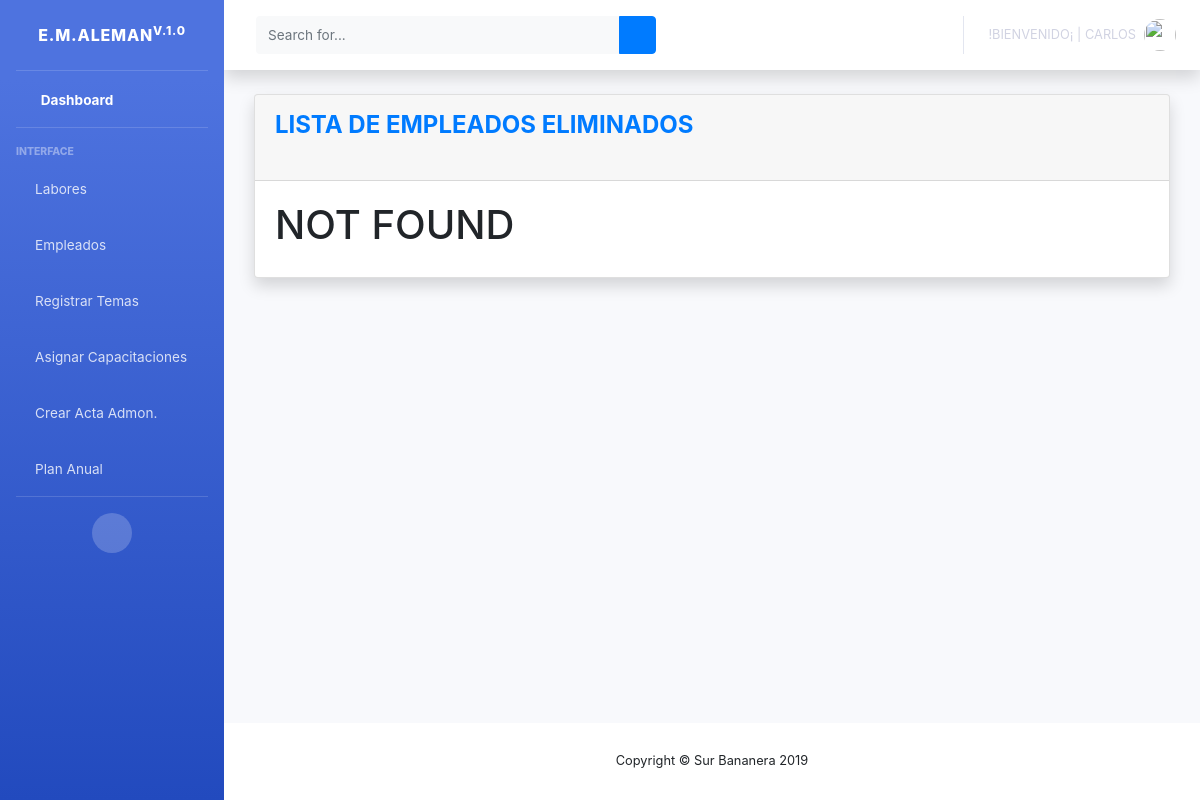
The page /bananera/empleadosEliminados (signed in) on the database as committed earlier.
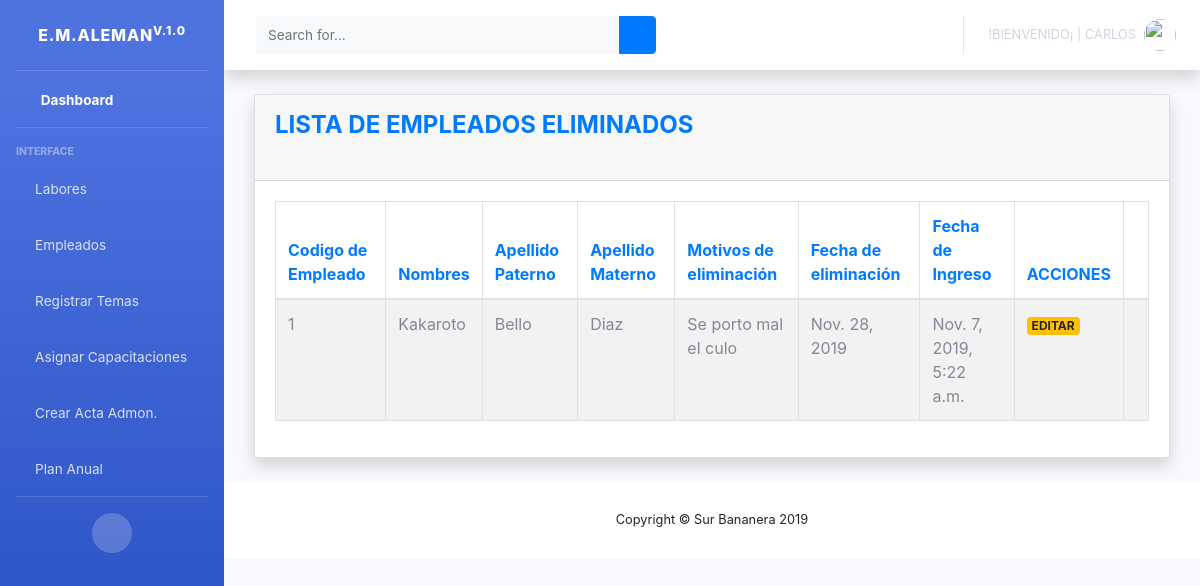
The same page on the database as committed later.
### surBananas/models.py (models this page shows, shortened)
class empleados(models.Model):
    choice_fase ={('', 'Areas'),('Area 1','Area 1'),('Area 2','Area 2'),('Area 3','Area 3'),('Area 4','Area 4'),('Area 5','Area 5'),('Unidad de Empaque','Unidad de Empaque'),('Unidad de Producción','Unidad de Producción'),('Nutricion','Nutricion'),('Riego','Riego'),('Moko','Moko'),('Sigatoka','Sigatoka'), ('Seguridad','Seguridad'),('Otros','Otros')}
    fase = models.CharField(choices=choice_fase, default='', max_length=20, blank=True, null=True)
    codigoEmpleado = models.CharField(max_length=100, unique=True, primary_key=True)
    nombres = models.CharField(max_length=30, blank=True, null=True)
    apellidoPaterno = models.CharField(max_length=30, blank=True, null=True)
    apellidoMaterno = models.CharField(max_length=30, blank=True, null=True)
    edad = models.IntegerField(blank=True, null=True)
    fechaNacimiento = models.DateField(auto_now=False, blank=True, null=True)
    numeroSeguroSocial = models.CharField(max_length=100, blank=True, null=True)
    curp = models.CharField(max_length=20, blank=True, null=True)
    rfc = models.CharField(max_length=20, blank=True, null=True)
    estadoCivil = models.CharField(max_length=20, blank=True, null=True)
    nacionalidad = models.CharField(max_length=100,blank=True, null=False)
    telefono = models.IntegerField(max_length=20, blank=True, null=True)
    celular = models.IntegerField(max_length=20, blank=True, null=True)
    correoElectronico = models.EmailField(max_length=100, blank=True, null=True)
    direccion = models.CharField(max_length=200, blank=True, null=True)
    ciudad = models.CharField(max_length=200, blank=True, null=True)
    colonia = models.CharField(max_length=200, blank=True, null=True)
    codigoPostal = models.IntegerField(max_length=20, blank=True, null=True)
    estado = models.CharField(max_length=20, blank=True, null=True)
    imagen = models.ImageField(upload_to="fotos/", blank=True, null=True)
    area = models.ForeignKey(areas, on_delete=models.CASCADE)
    status = models.BooleanField('¡Dar de baja!', default= True)
    fechaEliminacion = models.DateField(auto_now=False, blank=True, null=True)
    motivoEliminacion = models.CharField(max_length=500, blank=True, null=True)
    created_at = models.DateTimeField(auto_now_add=True, blank=True, null=True)

### surBananas/views.py (the view)
# urls.py: path('empleadosEliminados', login_required(views.EmpleadosEliminados.as_view()), name = 'eliminados'),
class EmpleadosEliminados(ListView):
    model = empleados
    template_name = 'empleadosEliminados.html'
    context_object_name = 'eliminados'
    queryset = empleados.objects.filter(status=False)

### surBananas/templates/empleadosEliminados.html (shortened to what this page needs)
 {% extends 'indexAdmin.html' %}
{% block contenido %}
    <div class="container-fluid">
        <div class="card shadow mb-4">
            <div class="card-header py-3">
                <h4 class="m-0 font-weight-bold text-primary">LISTA DE EMPLEADOS ELIMINADOS</h4><br>
            </div>
            <div class="card-body">
                <div class="table-responsive">
                    {% if eliminados %}
                        <table id="dataTable" class="table table-striped table-bordered nowrap" style="width:100%">
                            <thead class=" text-primary">
                            <th>Codigo de Empleado</th>
                            <th>Nombres</th>
                            <th>Apellido Paterno</th>
                            <th>Apellido Materno</th>
                            <th>Motivos de eliminación</th>
                            <th>Fecha de eliminación</th>
                            <th>Fecha de Ingreso</th>
                            <th>ACCIONES<th>
                            </thead>
                            <tbody id="demo_info" >
                            {% for e in eliminados %}
                                <tr>
                                    <td> {{ e.codigoEmpleado }} </td>
                                    <td> {{ e.nombres }} </td>
                                    <td> {{ e.apellidoPaterno }} </td>
                                    <td> {{ e.apellidoMaterno }} </td>
                                    <td> {{ e.motivoEliminacion }} </td>
                                    <td> {{ e.fechaEliminacion }} </td>
                                    <td> {{ e.created_at }} </td>
                                    <td>
                                     <a href="{% url 'editarEmpleadoEliminado' e.codigoEmpleado %}" class="badge badge-warning">EDITAR</a>
                                   </td>
                                   <td></td>
                                </tr>
                            {% endfor %}
                            </tbody>
                        </table>
                    {% else %}
                        <h1>NOT FOUND</h1>
                        </div>
                    {% endif %}
            </div>
        </div>
    </div>
    </html>
{% endblock contenido %}

Rows that differ between the two databases and show on the page:
now on this page (row edited): empleados: codigoEmpleado "1", nombres "Kakaroto", apellidoPaterno "Bello", apellidoMaterno "Diaz", motivoEliminacion "Se porto mal el culo", fechaEliminacion "Nov. 28, 2019", created_at "Nov. 7, 2019, 5:22 a.m."
Other text that changed with them:
text no longer shown: "NOT FOUND"
text now shown: "Codigo de Empleado Nombres Apellido Paterno Apellido Materno Motivos de eliminación Fecha de eliminación Fecha de Ingreso ACCIONES"
